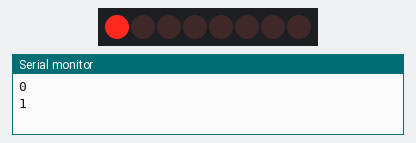
A sketch run on a simulated Arduino Uno, built with avr-gcc and run on an emulated ATmega328P. Shown: 8 shift-register outputs drawn as a row of LEDs (first output left, lit = HIGH), the last lines printed to the serial monitor. Wiring (inferred from the names in the program): shift register (74HC595): data pin 9; shift clock pin 8; latch pin 4. Wiring (inferred from the signals the program sends): row of LEDs: on Q0, Q1, Q2, Q3, Q4, Q5, Q6, Q7.

Above: at 1.1 s.
At 5.1 s:
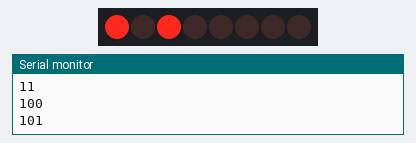
At 10.1 s:
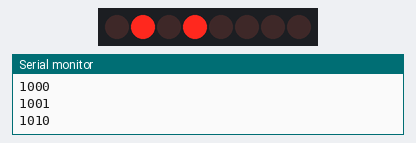
At 20.1 s:
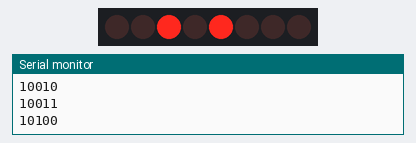
At 29.1 s:
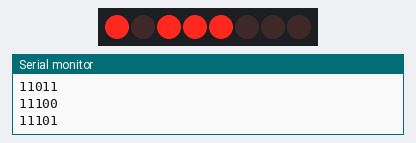
At 39.1 s:
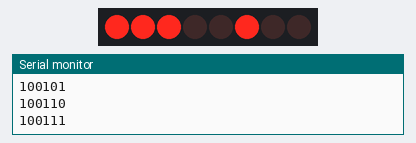
Timing chart, 0 to 40.0 s (numbered marks = the images above):
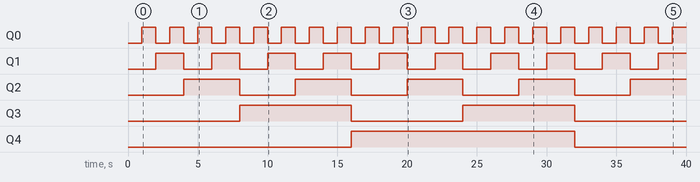

Measured:
- by itself, Q0: alternates HIGH for 1.0 s and LOW for 1.0 s
- by itself, Q1: alternates HIGH for 2.0 s and LOW for 2.0 s
- by itself, Q2: alternates HIGH for 4.0 s and LOW for 4.0 s
- by itself, Q3: alternates HIGH for 8.0 s and LOW for 8.0 s
- by itself, Q4: LOW → HIGH at 16.0 s, → LOW 16.0 s later

The sketch:

binary_counter.ino
```cpp
//**************************************************************//
// 74HC595 Binary Counter
//****************************************************************
//Pin connected to STCP(Storage  Registers Clock Input) of 74HC595 - pin 12
int latchPin = 4;
//Pin connected to SHCP(Shift Register Clock Input) of 74HC595 - pin 11
int clockPin = 8;
//Pin connected to DS of 74HC595 - pin 14
int dataPin = 9;

void setup() {
  Serial.begin(9600);
  pinMode(latchPin, OUTPUT);
  pinMode(clockPin, OUTPUT);
  pinMode(dataPin, OUTPUT);
}
void loop() {
  // count from 0 to 255 and display the number on the LEDs
  for (int numberToDisplay = 0; numberToDisplay < 256; numberToDisplay++) {
    Serial.println(numberToDisplay, BIN); // Serial print in binary
    digitalWrite(latchPin, LOW);
    shiftOut(dataPin, clockPin, MSBFIRST, numberToDisplay);
    digitalWrite(latchPin, HIGH);
    // pause before next value:
    delay(1000);
  }
}
```
